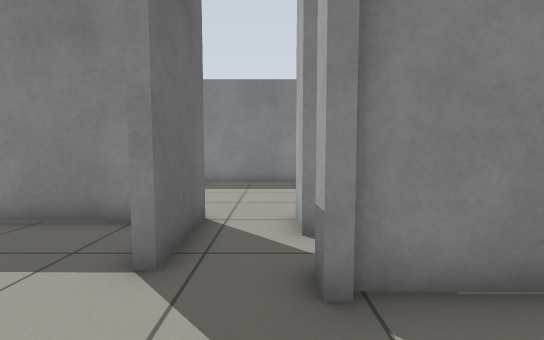
[1] (above)

16 first-person views from a walk through a world built for the Gazebo simulator. The camera is 0.77 m above the floor, tilts 4° down and sees 90° across. The floor is counted in squares, 0.5 m on a side. Each view is taken from the middle of a square. On the plan, view 1 faces up. The plan holds only what a view shows up to about 14 squares ahead; the rest is blank.

[2]
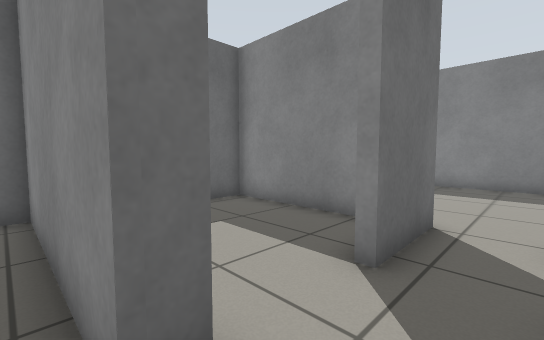

[3]
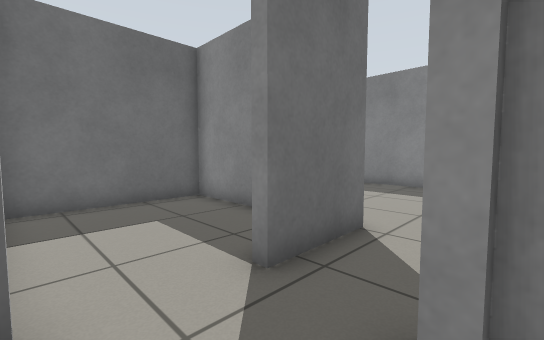

[4]
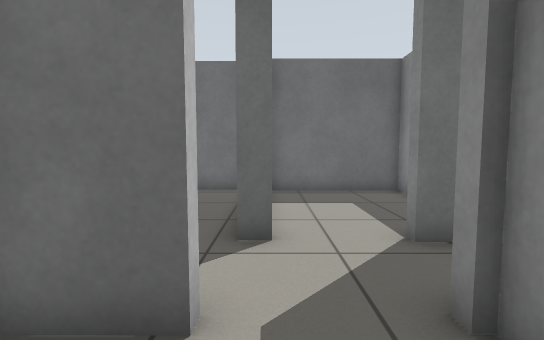

[5]
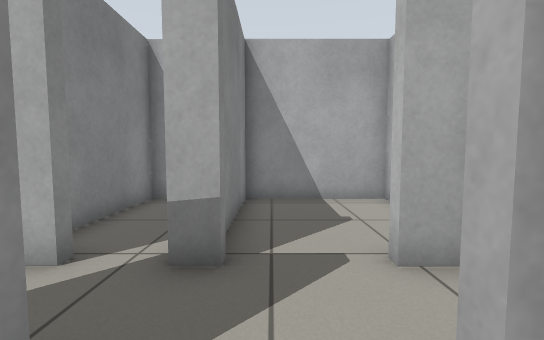

[6]
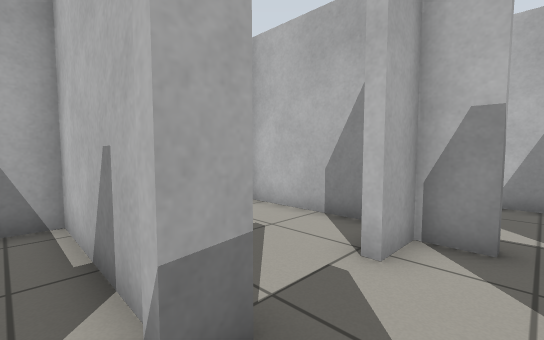

[7]
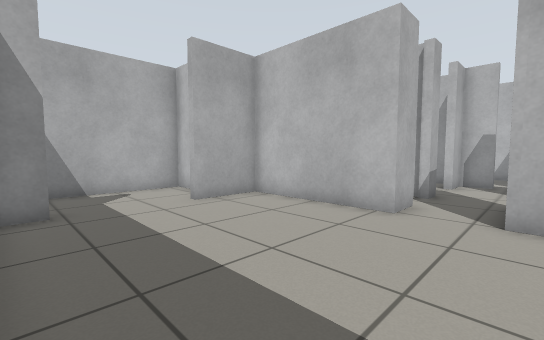

[8]
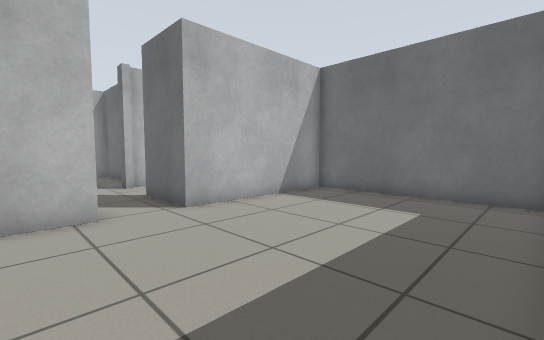

[9]
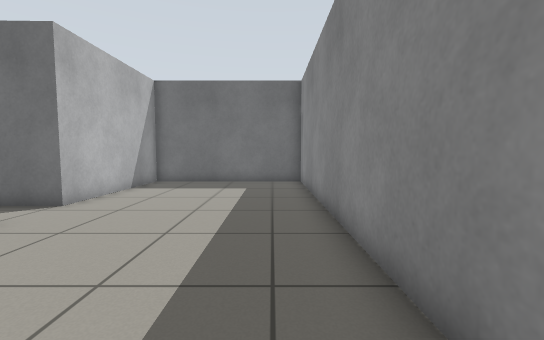

[10]
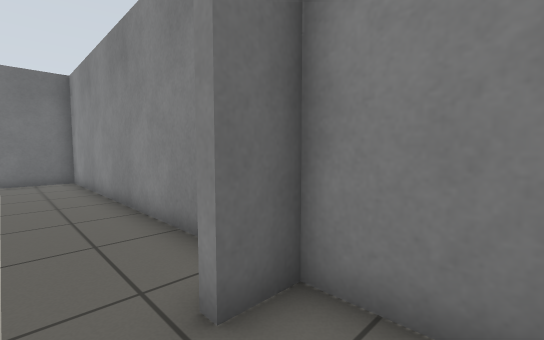

[11]
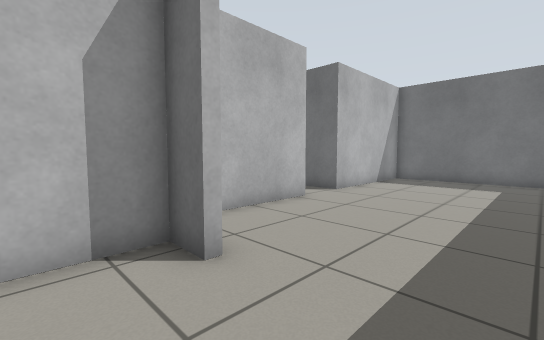

[12]
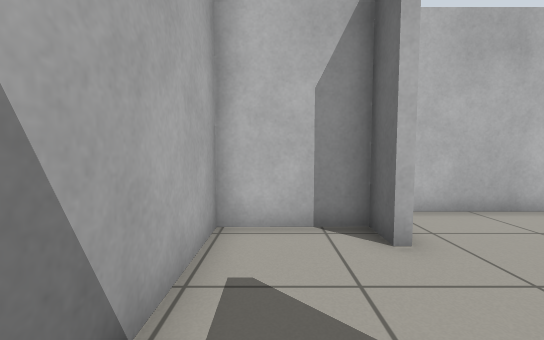

[13]
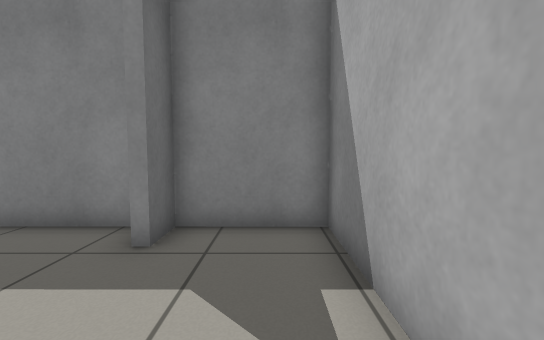

[14]
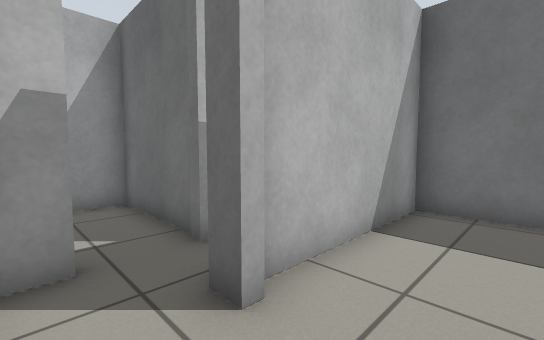

[15]
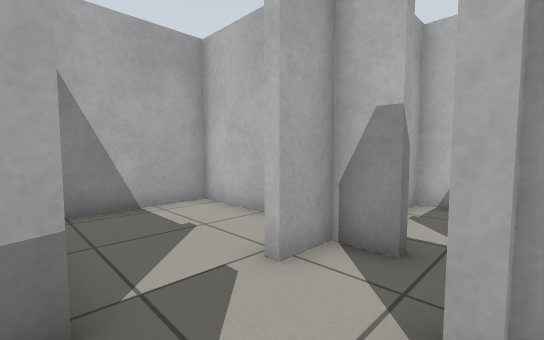

[16]
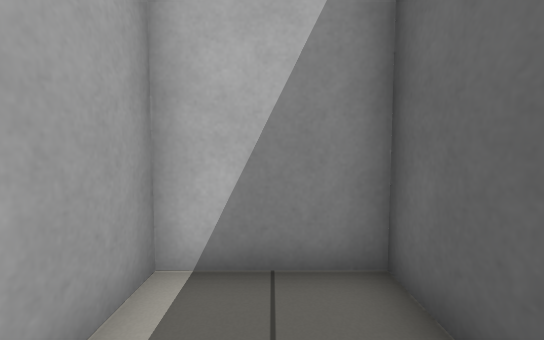

### Floor plan
Points are (right, up) in squares from view 1. A wall is a line through its corners. A room is listed if a view was taken in it or the views show most of it. See-through windows are left out.
Room 1 (views 1, 2, 3, 6, 14, 15)
walls: (0.9, 2.7) (0.5, 2.7) (0.6, 3.4); (-2, 1) (-1.5, 1) (-1.4, 0.4); (0.6, 4.8) (0.6, 6.2); (-1.5, 6.2) (-1.5, 3.4) (-1.9, 3.4); (-0.6, -1) (0.5, -1) (0.5, 0.3) (0.8, 0.3)
ways out: opening at (1, 1.5) to room 2; opening at (-2, 2.5) to room 3; opening at (-0.5, 5.5) to room 4; opening at (-1, -1) to room 5; opening at (0, 4) to room 6
Room 2 (view 4)
walls: (0.8, 0.3) (0.8, -1.3); (1.2, -1.6) (5.7, -1.6) (5.7, 2.9) (0.8, 2.9)
ways out: opening at (1, 1.5) to room 1
Room 3 (view 5)
walls: (-3, 5.9) (-7.5, 5.9) (-7.5, 0.7) (-1.9, 0.7)
ways out: opening at (-2, 2.5) to room 1
Room 4 (views 7, 8, 9, 10, 11, 12, 13)
walls: (0.6, 6.2) (5.7, 6.2) (5.7, 8.7) (6, 8.7) (6, 7.6) (9.1, 7.6) (9.1, 13.4) (6, 13.4) (6, 12.3) (5.7, 12.3) (5.7, 13.1); (5.2, 13.4) (-7.7, 13.5) (-7.7, 6.2) (-1.5, 6.2)
ways out: opening at (-0.5, 5.5) to room 1
Room 5 (view 16)
walls: (-2.5, -1) (-2.5, -5.4) (0.5, -5.4) (0.5, -3.3)
ways out: opening at (-1, -1) to room 1
Room 6 (no view inside)
walls: (0.8, 3.2) (5.7, 3.1) (5.7, 5.8) (2.1, 5.8); (0.6, 3.4) (0.9, 3.4)
ways out: opening at (0, 4) to room 1

Where each view was taken, in squares from view 1:
view 1: 0 up, 0 right, facing up
view 2: 0 up, 0 right, facing up-left
view 3: 1 up, 1 right, facing up-left
view 4: 1 up, 3 right, facing left
view 5: 2 up, 3 left, facing right
view 6: 4 up, 1 left, facing down-right
view 7: 13 up, 2 left, facing down-right
view 8: 13 up, 2 right, facing down-left
view 9: 12 up, 6 right, facing left
view 10: 11 up, 8 right, facing up-left
view 11: 12 up, 8 right, facing down-left
view 12: 13 up, 8 right, facing down
view 13: 8 up, 8 right, facing up
view 14: 3 up, 0 right, facing down-left
view 15: 3 up, 2 left, facing down-right
view 16: 2 down, 1 left, facing down
